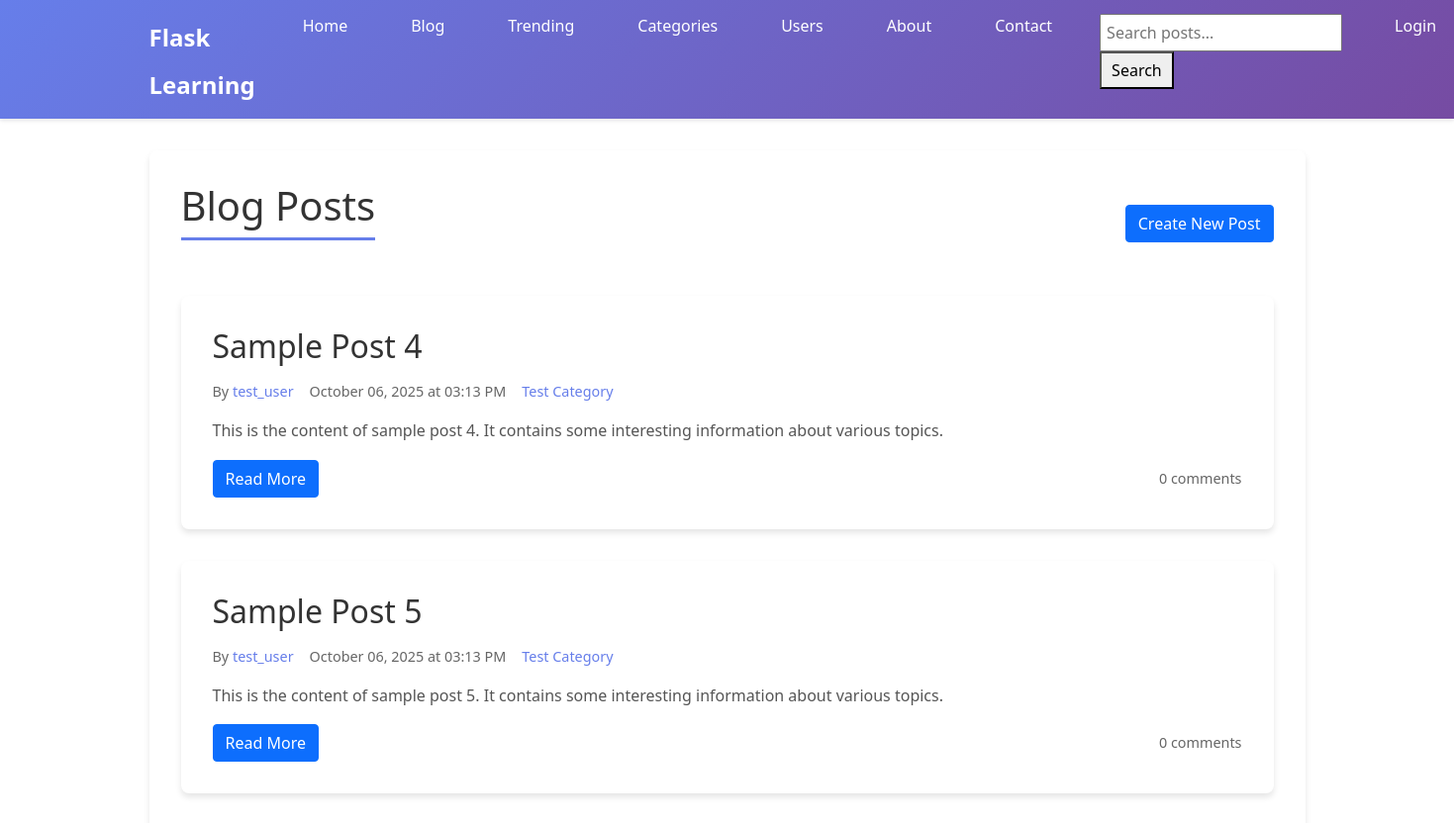
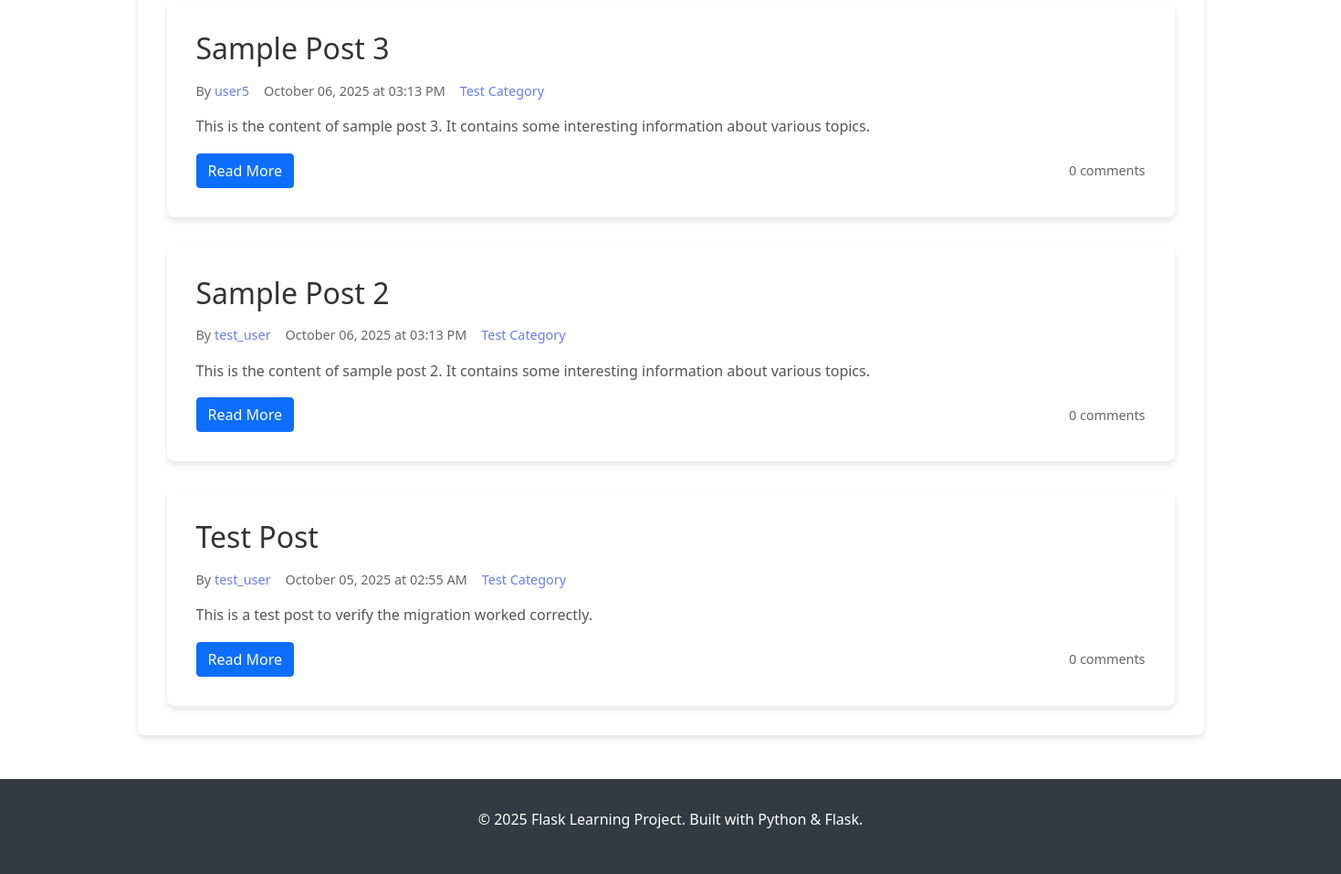
Page /blog on the committed database (2 pictures, top to bottom).
### app.py (models this page shows, shortened)
class Post(db.Model):
    id = db.Column(db.Integer, primary_key=True)
    title = db.Column(db.String(200), nullable=False)
    content = db.Column(db.Text, nullable=False)
    image_filename = db.Column(db.String(255), nullable=True)
    created_at = db.Column(db.DateTime, default=datetime.utcnow)
    updated_at = db.Column(db.DateTime, default=datetime.utcnow, onupdate=datetime.utcnow)
    user_id = db.Column(db.Integer, db.ForeignKey('user.id'), nullable=False)
    category_id = db.Column(db.Integer, db.ForeignKey('category.id'), nullable=True)
    comments = db.relationship('Comment', backref='post', lazy=True, cascade='all, delete-orphan')

class User(db.Model, UserMixin):
    id = db.Column(db.Integer, primary_key=True)
    username = db.Column(db.String(80), unique=True, nullable=False)
    email = db.Column(db.String(120), unique=True, nullable=False)
    password_hash = db.Column(db.String(255), nullable=False)
    avatar_filename = db.Column(db.String(255), nullable=True, default='default-avatar.png')
    is_admin = db.Column(db.Boolean, default=False)
    created_at = db.Column(db.DateTime, default=datetime.utcnow)
    is_active = db.Column(db.Boolean, default=True)
    posts = db.relationship('Post', backref='author', lazy=True, cascade='all, delete-orphan')
    comments = db.relationship('Comment', backref='author', lazy=True, cascade='all, delete-orphan')

class Category(db.Model):
    id = db.Column(db.Integer, primary_key=True)
    name = db.Column(db.String(50), unique=True, nullable=False)
    description = db.Column(db.Text)
    posts = db.relationship('Post', backref='category', lazy=True)

### app.py (the view)
@app.route('/blog')
def blog():
    page = request.args.get('page', 1, type=int)
    search_query = request.args.get('search', '')
    if search_query:
        posts = Post.query.filter(
            db.or_(
                Post.title.contains(search_query),
                Post.content.contains(search_query)
            )
        ).order_by(Post.created_at.desc()).paginate(
            page=page, per_page=5, error_out=False
        )
    else:
        posts = Post.query.order_by(Post.created_at.desc()).paginate(
            page=page, per_page=5, error_out=False
        )
    return render_template('blog.html', title='Blog', posts=posts, search_query=search_query)

### templates/blog.html (shortened to what this page needs)
{% extends "base.html" %}
{% block content %}
<div class="content-section">
    <div class="blog-header">
        <h1>Blog Posts</h1>
        <a href="{{ url_for('create_post') }}" class="btn btn-primary">Create New Post</a>
    </div>
    {% if posts.items %}
        <div class="posts-container">
            {% for post in posts.items %}
            <article class="post-card">
                <div class="post-body">
                    <h2><a href="{{ url_for('post_detail', id=post.id) }}">{{ post.title }}</a></h2>
                    <div class="post-meta">
                        <span class="author">By <a href="{{ url_for('user_profile', username=post.author.username) }}">{{ post.author.username }}</a></span>
                        <span class="date">{{ post.created_at.strftime('%B %d, %Y at %I:%M %p') }}</span>
                        {% if post.category %}
                        <span class="category">
                            <a href="{{ url_for('category_posts', id=post.category.id) }}">{{ post.category.name }}</a>
                        </span>
                        {% endif %}
                    </div>
                    <div class="post-content">
                        <p>{{ post.content[:300] }}{% if post.content|length > 300 %}...{% endif %}</p>
                    </div>
                    <div class="post-actions">
                        <a href="{{ url_for('post_detail', id=post.id) }}" class="btn btn-primary">Read More</a>
                        <span class="comment-count">{{ post.comments|length }} comments</span>
                    </div>
                </div>
            </article>
            {% endfor %}
        </div>
    {% else %}
        <div class="no-posts">
            <h3>No posts yet!</h3>
            <p>Be the first to create a blog post.</p>
            <a href="{{ url_for('create_post') }}" class="btn btn-primary">Create Your First Post</a>
        </div>
    {% endif %}
</div>
{% endblock %}

### static/css/style.css (style rules this page uses)
* { margin: 0; padding: 0; box-sizing: border-box; }
body { font-family: 'Segoe UI', Tahoma, Geneva, Verdana, sans-serif; line-height: 1.6; color: #333; background-color: #f8f9fa; }
.btn { display: inline-block; padding: 0.75rem 1.5rem; border: none; border-radius: 4px; text-decoration: none; font-size: 1rem; cursor: pointer; transition: all 0.3s ease; text-align: center; }
.btn-primary { background-color: #007bff; color: white; }
.content-section { background: white; padding: 2rem; border-radius: 8px; box-shadow: 0 4px 6px rgba(0,0,0,0.1); margin: 2rem 0; }
.content-section h1 { color: #333; margin-bottom: 1.5rem; border-bottom: 3px solid #667eea; padding-bottom: 0.5rem; }
.post-card { background: white; padding: 2rem; border-radius: 8px; box-shadow: 0 4px 6px rgba(0,0,0,0.1); transition: transform 0.3s ease; }
.post-card h2, .post-card h3 { margin-bottom: 1rem; }
.post-card h2 a, .post-card h3 a { color: #333; text-decoration: none; }
.post-meta { display: flex; gap: 1rem; margin-bottom: 1rem; font-size: 0.9rem; color: #666; flex-wrap: wrap; }
.post-meta a { color: #667eea; text-decoration: none; }
.post-excerpt, .post-content p { color: #555; line-height: 1.6; margin-bottom: 1rem; }
.blog-header { display: flex; justify-content: space-between; align-items: center; margin-bottom: 2rem; flex-wrap: wrap; gap: 1rem; }
.posts-container { display: flex; flex-direction: column; gap: 2rem; }
.comment-count { color: #666; font-size: 0.9rem; }
.post-actions { display: flex; justify-content: space-between; align-items: center; margin-top: 1rem; }

### rows in the picture
Post: title "Sample Post 4", author.username "test_user", created_at "October 06, 2025 at 03:13 PM", category.name "Test Category", content "This is the content of sample post 4. It contains some interesting information about various topics.", comments|length "0"
Post: title "Sample Post 5", author.username "test_user", created_at "October 06, 2025 at 03:13 PM", category.name "Test Category", content "This is the content of sample post 5. It contains some interesting information about various topics.", comments|length "0"
Post: title "Sample Post 3", author.username "user5", created_at "October 06, 2025 at 03:13 PM", category.name "Test Category", content "This is the content of sample post 3. It contains some interesting information about various topics.", comments|length "0"
Post: title "Sample Post 2", author.username "test_user", created_at "October 06, 2025 at 03:13 PM", category.name "Test Category", content "This is the content of sample post 2. It contains some interesting information about various topics.", comments|length "0"
Post: title "Test Post", author.username "test_user", created_at "October 05, 2025 at 02:55 AM", category.name "Test Category", content "This is a test post to verify the migration worked correctly.", comments|length "0"
